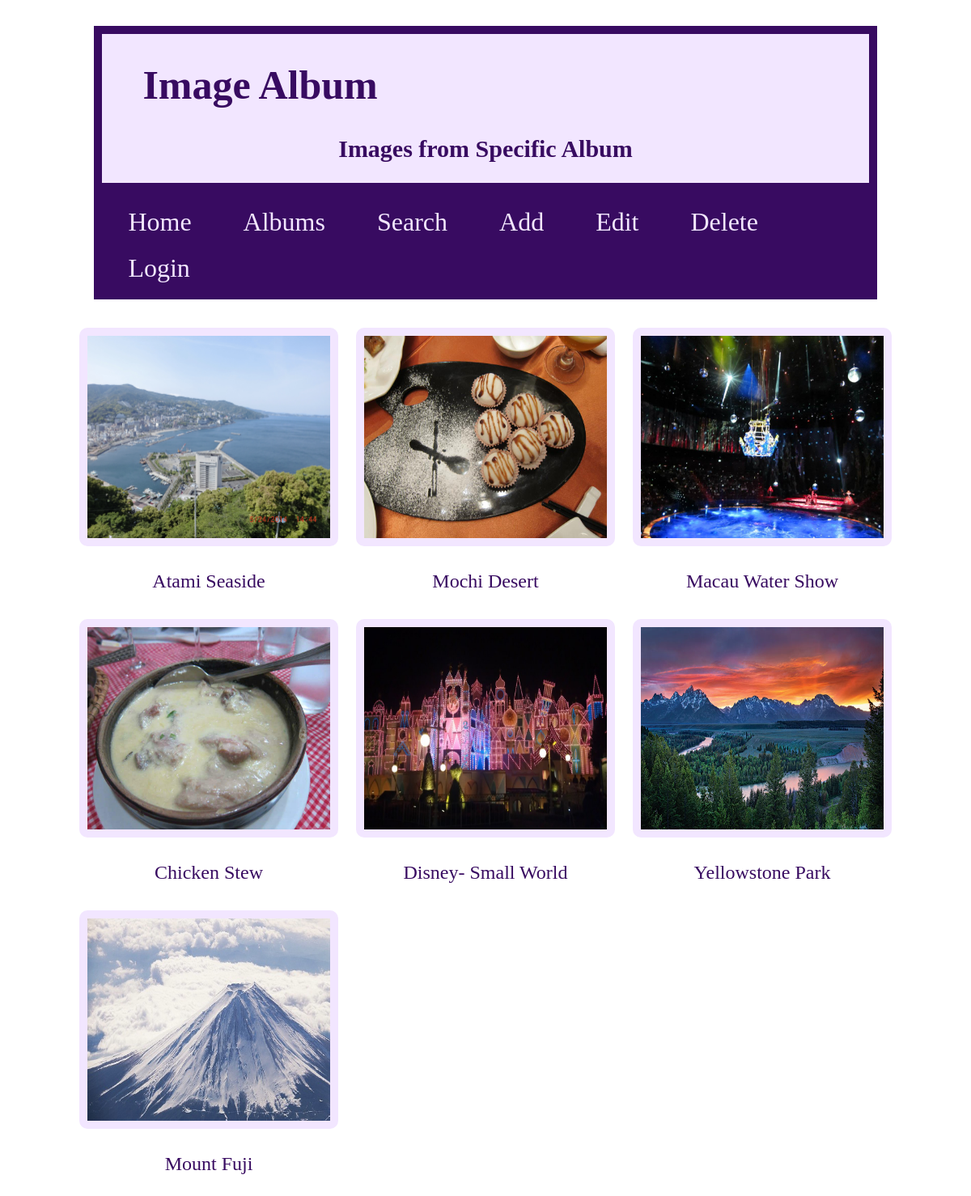
/pages/images.php?album_id=2, run on the app's committed database.
### tables this page shows
CREATE TABLE `Images_Albums` (
  `sID` int(50) NOT NULL,
  `pID` int(50) NOT NULL,
  `aID` int(50) NOT NULL
);

CREATE TABLE `Images` (
  `pID` int(50) NOT NULL,
  `caption` varchar(50) NOT NULL,
  `file_path` varchar(50) NOT NULL,
  `credit` varchar(50) NOT NULL
);

### pages/images.php (the view, shortened to what this page needs)
<!DOCTYPE html>
<html>
<head>
    <link rel="stylesheet" type="text/css" href="../css/style.css">
    <?php
	$album_id = filter_input( INPUT_GET, 'album_id', FILTER_SANITIZE_NUMBER_INT );
        $mysqli = new mysqli(DB_HOST, DB_USER, DB_PASSWORD, DB_NAME);
        $sql = "SELECT * FROM Images INNER JOIN Images_Albums
        ON Images.pID=Images_Albums.pID";
		if( !empty( $album_id ) ) {
			$sql .= " WHERE aID=$album_id ";
		}
	$sql .= ';';
	$result = $mysqli->query($sql);
    ?>
</head>
<body>
    <div id = "banner">
        <h1>Image Album</h1>
        <h2>Images from Specific Album</h2>
    </div>
    <?php include 'nav.php';?>
    <div id = "table">
   <?php
        print("<table><tbody>");
	print( "<tr>" );
	$count = 1;
        while ($row = $result->fetch_assoc()) {
            $picture_id = $row['pID'];
	    $href = "imagedetail.php?picture_id=$picture_id";
            print("<td><a href='$href' title='$href'>
	    <img src='{$row[ 'file_path' ]}' alt='Image'></a><p></p>
	    {$row[ 'caption' ]}</td>");
	    if ($count%3 == 0) {
		print ("<tr>");
	    }
	    $count ++;
        }
        print('</tbody>');
        print('</table>')
    ?>
    </div>
</body>
</html>

### pages/nav.php
<?php
echo "<div id = \"nav\">
    <ul>
        <li><a href=\"index.php\">Home</a></li>
        <li><a href=\"albums.php\">Albums</a></li>
        <li><a href=\"search.php\">Search</a></li>
        <li><a href=\"add.php\">Add</a></li>
        <li><a href=\"edit.php\">Edit</a></li>
        <li><a href=\"delete.php\">Delete</a></li>
        <li><a href=\"login.php\">Login</a></li>
    </ul>
    </div>";
?>

### css/style.css (style rules this page uses)
body { background-color: #FFFFFF; }
#banner { background-color: #f2e6ff; font-family: Garamond, "Times New Roman", serif; width: 80%; margin-left: auto; margin-right: auto; margin-top: 2em; border: solid 10px #380B61; }
#banner h1 { color: #380B61; font-size: 50px; padding-left: 1em; text-align: left; }
#banner h2 { color: #380B61; font-size: 30px; text-align: center; font-style: bold; }
#nav ul { list-style-type: none; margin: 0; padding: 0; overflow: hidden; background-color: #380B61; width: 80%; margin-left: auto; margin-right: auto; border: solid 10px #380B61; margin-bottom: 2em; }
#nav li { float: left; font-family: Garamond, "Times New Roman", serif; font-size: 2em; }
#nav li a { display: block; color: #f2e6ff; text-align: center; padding-left: 1em; padding-right: 1em; padding-bottom: 10px; padding-top: 10px; text-decoration: none; }
#table table { width: 80%; margin-left: auto; margin-right: auto; color: #380B61; text-align: center; }
#table td { font-size: 24px; padding-left: 10px; padding-right: 10px; padding-bottom: 30px; }
#table img { border: 10px solid #f2e6ff; border-radius: 10px; height: 250px; width: 300px; }

### data on the page
images_albums: pID.file_path (picture), pID.caption "Atami Seaside"
images_albums: pID.file_path (picture), pID.caption "Mochi Desert"
images_albums: pID.file_path (picture), pID.caption "Macau Water Show"
images_albums: pID.file_path (picture), pID.caption "Chicken Stew"
images_albums: pID.file_path (picture), pID.caption "Disney- Small World"
images_albums: pID.file_path (picture), pID.caption "Yellowstone Park"
images_albums: pID.file_path (picture), pID.caption "Mount Fuji"
